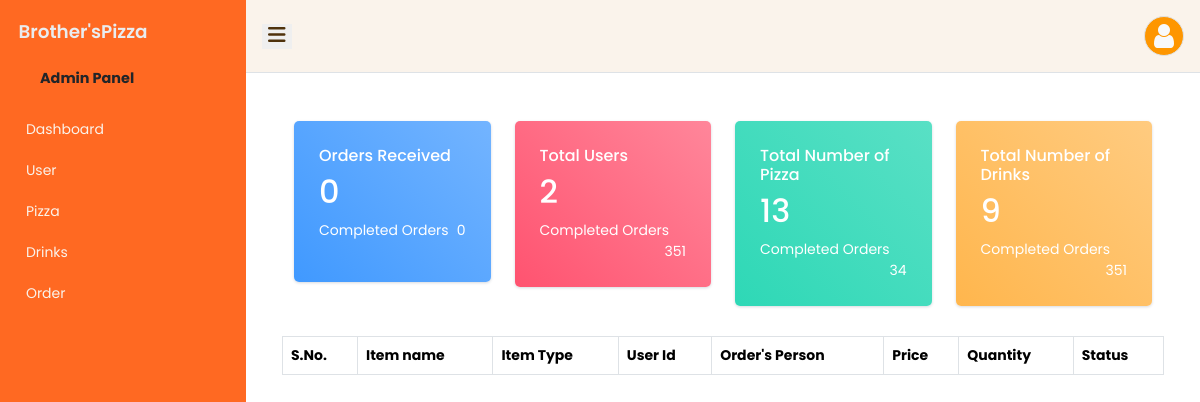
/admin/dashboard.php (signed in), run on an earlier commit of the app's database.
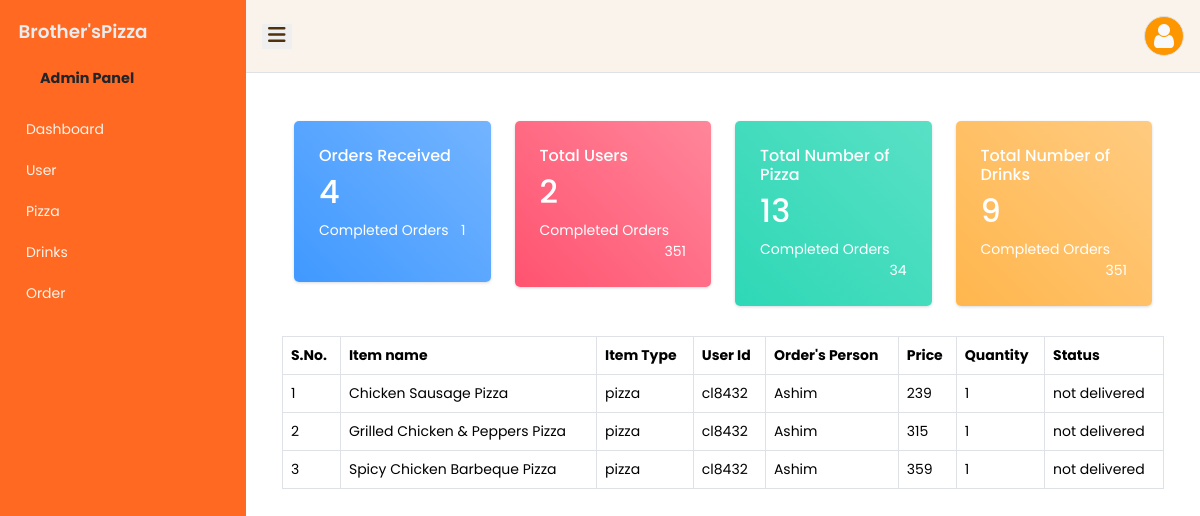
And on a later commit of the database.
### tables this page shows
CREATE TABLE `orders` (
  `order_id` varchar(10) NOT NULL,
  `user_id` varchar(20) NOT NULL,
  `item_id` varchar(10) NOT NULL,
  `item_type` varchar(10) NOT NULL,
  `qty` int(10) NOT NULL,
  `order_status` varchar(15) NOT NULL
);

CREATE TABLE `pizza` (
  `p_id` varchar(10) NOT NULL,
  `p_name` varchar(50) NOT NULL,
  `p_price` int(10) NOT NULL,
  `p_type` varchar(10) NOT NULL,
  `p_image` varchar(50) NOT NULL
);

CREATE TABLE `users` (
  `u_id` varchar(10) NOT NULL,
  `firstname` varchar(50) NOT NULL,
  `lastname` varchar(50) NOT NULL,
  `email` varchar(50) NOT NULL,
  `password` varchar(50) NOT NULL,
  `u_post` varchar(10) NOT NULL,
  `profile_pic` varchar(50) NOT NULL
);

### admin/includes/functions.php (called while the page is built, shortened)
<?php
function getaUser($u_id)
{
    global $db_conn;
    $sql = "SELECT * FROM users WHERE u_id='$u_id'";
    $query = mysqli_query($db_conn,$sql);
    if ($query) {
        $user = mysqli_fetch_object($query);
        return $user;
    } else {
        echo "Error: " . mysqli_error($db_conn);
        return false;
    }
}
function getTotalUsers() {
    global $db_conn;
    $sql = "SELECT COUNT(*) AS total_users FROM users";
    $result = $db_conn->query($sql);
    if ($result && $result->num_rows > 0) {
        $row = $result->fetch_assoc();
        return $row["total_users"];
    } else {
        return 0;
    }
}
function getTotalPizza() {
    global $db_conn;
    $sql = "SELECT COUNT(*) AS total_pizza FROM pizza";
    $result = $db_conn->query($sql);
    if ($result && $result->num_rows > 0) {
        $row = $result->fetch_assoc();
        return $row["total_pizza"];
    } else {
        return 0;
    }
}
function getTotalDrinks() {
    global $db_conn;
    $sql = "SELECT COUNT(*) AS total_drinks FROM drinks";
    $result = $db_conn->query($sql);
    if ($result && $result->num_rows > 0) {
        $row = $result->fetch_assoc();
        return $row["total_drinks"];
    } else {
        return 0;
    }
}
function getTotalOrders() {
    global $db_conn;
    $sql = "SELECT COUNT(*) AS total_orders FROM orders";
    $result = $db_conn->query($sql);
    if ($result && $result->num_rows > 0) {
        $row = $result->fetch_assoc();
        return $row["total_orders"];
    } else {
        return 0;
    }
}
function getCompletedOrders() {
    global $db_conn;
    $sql = "SELECT COUNT(*) AS total_orders FROM orders WHERE order_status='delivered'";
    $result = $db_conn->query($sql);
    if ($result && $result->num_rows > 0) {
        $row = $result->fetch_assoc();
        return $row["total_orders"];
    } else {
        return 0;
    }
}
function getToDeliver(){
    global $db_conn;
    $sql = "SELECT * FROM orders WHERE order_status='not delivered'";
    $query = mysqli_query($db_conn,$sql);
    return $query;
}
function getItem($id,$type){
    global $db_conn;
    if($type=="pizza"){
        $sql = "SELECT * FROM pizza WHERE p_id='$id'";
    }
    else{
        $sql = "SELECT * FROM drinks WHERE d_id='$id'";
    }
    $query = mysqli_query($db_conn,$sql);
    if ($query) {
        $user = mysqli_fetch_object($query);
        return $user;
    } else {
        echo "Error: " . mysqli_error($db_conn);
        return false;
    }
}
?>

### admin/dashboard.php (the view, shortened to what the changed rows need)
<?php include('includes/header.php') ?>
<?php include('includes/sidebar.php');
$totalUsers = getTotalUsers();
$totalPizza = getTotalPizza();
$totalDrinks = getTotalDrinks();
$totalOrders = getTotalOrders();
$completedOrders = getCompletedOrders();
?>
<main class='p-5'>
    <div class="row">
        <div class="col-md-4 col-xl-3">
            <div class="card bg-c-blue order-card">
                <div class="card-block">
                    <h2 class="text-right"><span><?= $totalOrders ?></span></h2>
                    <p class="m-b-0">Completed Orders<span class="f-right"><?= $completedOrders?></span></p>
                </div>
            </div>
        </div>
        <div class="col-md-4 col-xl-3">
            <div class="card bg-c-pink order-card">
                <div class="card-block">
                    <h2 class="text-right"></i><span> <?= $totalUsers ?></span></h2>
                </div>
            </div>
        </div>
        <div class="col-md-4 col-xl-3">
            <div class="card bg-c-green order-card">
                <div class="card-block">
                    <h2 class="text-right"><span> <?= $totalPizza ?></span></h2>
                </div>
            </div>
        </div>
        <div class="col-md-4 col-xl-3">
            <div class="card bg-c-yellow order-card">
                <div class="card-block">
                    <h2 class="text-right"></i><span> <?= $totalDrinks ?></span></h2>
                </div>
            </div>
        </div>
        <div class="card-body" style="max-height: calc(100vh - 180px); overflow-y: auto;">
                        <div class="table-responsive ">
                        <table class="table table-bordered" >
                            <thead>
                                <tr>
                                    <th>S.No.</th>
                                    <th>Item name</th>
                                    <th>Item Type</th>
                                    <th>User Id</th>
                                    <th>Order's Person</th>
                                    <th>Price</th>
                                    <th>Quantity</th>
                                    <th>Status</th>
                                </tr>
                            </thead>
                            <tbody>
                                <?php
                                    $count=1;
                                    $getToDeliver = getToDeliver();
                                    while($items= mysqli_fetch_object($getToDeliver)){
                                        $user=getaUser($items->user_id);
                                        $item=getItem($items->item_id, $items->item_type);
                                        if ($items->item_type == "pizza") { ?>
                                            <tr>
                                                <td><?= $count++ ?></td>
                                                <td><?= $item->p_name ?></td>
                                                <td><?= $items->item_type ?></td>
                                                <td><?= $items->user_id ?></td>
                                                <td><?= $user->firstname ?></td>
                                                <td><?= $item->p_price ?></td>
                                                <td><?= $items->qty ?></td>
                                                <td><?= $items->order_status ?></td>
                                            </tr>
                                        <?php } }?>
                                </tbody>
                            </table>
                                        </div>
                                        </div>
</main>
<?php include('includes/footer.php') ?>

What changed in the data, as far as the page shows it:
added orders: pizza.p_name "Chicken Sausage Pizza", item_type "pizza", user "cl8432", user.firstname "Ashim", pizza.p_price "239", qty "1", order_status "not delivered"
added orders: pizza.p_name "Grilled Chicken & Peppers Pizza", item_type "pizza", user "cl8432", user.firstname "Ashim", pizza.p_price "315", qty "1", order_status "not delivered"
added orders: pizza.p_name "Spicy Chicken Barbeque Pizza", item_type "pizza", user "cl8432", user.firstname "Ashim", pizza.p_price "359", qty "1", order_status "not delivered"
Also different on the page:
$totalOrders: "0" → "4"
$completedOrders: "0" → "1"
